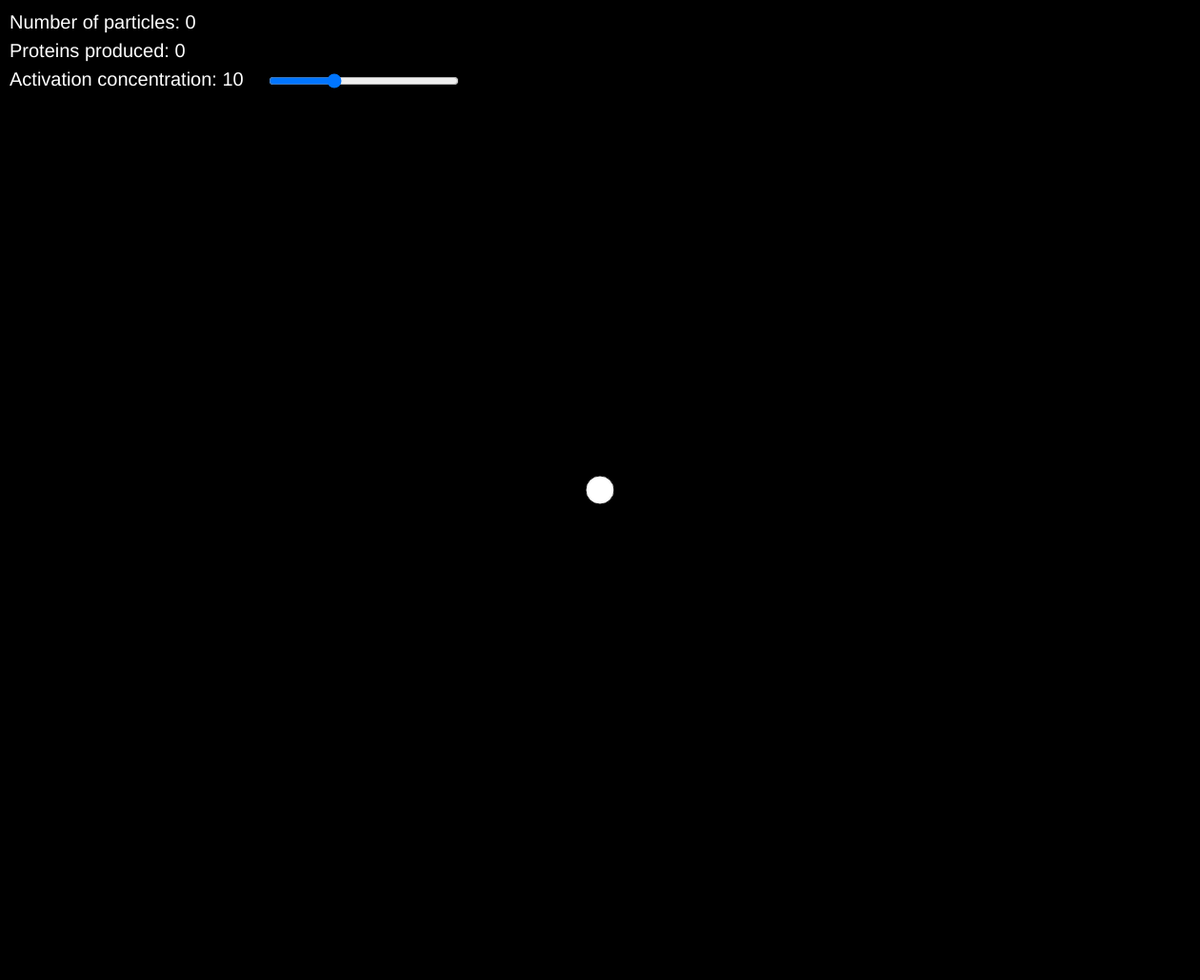
Frame 1 (no input)
Frame 60 (no input): identical to frame 1, image omitted
Frame 120 (the mouse pressed at the canvas centre since frame 60): identical to frame 1, image omitted

The p5.js sketch that drew this single still picture (run headless with seeded random() and noise() and a simulated clock; from frame 60 on, the mouse is pressed at the canvas centre):

// p5.js sketch
// ── sketch.js
let cx;
let cy;
let r = 30;
let c = 255;
let g1;
let proteins = [];

let beta;
let act_coefficient = 10;
let act_concentration;

let particles = [];

let activation_slider;

function setup() {
  createCanvas(1260, 1030);
  cx = width / 2;
  cy = height / 2;
  g1 = new Gene(cx, cy, r, c);

  activation_slider = createSlider(0, 30, 10);
  activation_slider.position(280, 75);
  activation_slider.style('width', '200px');

  frameRate(60);
}

function draw() {
  background(0);
  
  act_concentration = particles.length;
  act_coefficient = activation_slider.value();
  
  if(frameCount%30 == 0){
    if(newParticle(random(1,10))){
      produceParticle(random(8,width-8),random(8,height-8));
    }
      if(act_concentration > act_coefficient){
        produceProtein();
      }
  }

  promoter_activity = calculatePromoterActivity(act_coefficient, act_concentration);
  //console.log(promoter_activity);
  g1.render();
  for(let i = 0; i < proteins.length; i++) {
    proteins[i].update();
    proteins[i].render();
  }
  
  for(let i = 0; i < particles.length; i++) {
    particles[i].render();
  }

  textSize(20);
  fill(255);
  text("Number of particles: " + str(particles.length), 10, 30);
  text("Proteins produced: " + str(proteins.length), 10, 60);
  text("Activation concentration: " + str(activation_slider.value()), 10, 90);
}

function keyPressed() {
  if(keyCode === 32){
    produceProtein();
  }
}

function produceProtein(){
  let protein = new Protein(g1.x, g1.y, 8, "#FE5713");
  append(proteins, protein);
}

function produceParticle(x,y){
  let particle = new Particle(x, y, 8, "#3be578");
  append(particles, particle);
}

function calculatePromoterActivity(beta, act_coefficient, act_concentration, exp){
  return beta*((act_concentration**exp)/(act_coefficient**exp+act_concentration**exp));
}
// ── cell.js
//objects and functions related to cells
class Cell {

    constructor(x, y, r, c) {
        if (x != undefined) {
            this.x = x;
        }
        if (y != undefined) {
            this.y = y;
        }
        if (c != undefined) {
            this.c = c;
        }

        if (r != undefined) {
            this.r = r;
        }
    }

    render() {
        fill(this.c);
        circle(this.x, this.y, this.r);
    }
}
// ── environment.js
//this file contains every object appartaining to the environment the cell will interact whith
class Particle {

    constructor(x, y, r, c) {
        if (x != undefined) {
            this.x = x;
        }
        if (y != undefined) {
            this.y = y;
        }
        if (c != undefined) {
            this.c = c;
        }

        if (r != undefined) {
            this.r = r;
        }
    }

    render() {
        fill(this.c);
        circle(this.x, this.y, this.r);
    }
}

function newParticle(n){
    if(n > 8){
        return true;
    }
    return false;
}
// ── gene.js
//objects and functions related to genes
class Gene {

    constructor(x, y, r, c) {
        if (x != undefined) {
            this.x = x;
        }
        if (y != undefined) {
            this.y = y;
        }
        if (c != undefined) {
            this.c = c;
        }

        if (r != undefined) {
            this.r = r;
        }
    }

    render() {
        fill(this.c);
        circle(this.x, this.y, this.r);
    }
}
// ── protein.js
//object and function related to Proteins

class Protein {

    constructor(x, y, r, c) {
        this.pos = createVector(x, y);
        this.vel = createVector(random(-1, 1), random(-1, 1))
        if (x != undefined) {
            this.x = x;
        }
        if (y != undefined) {
            this.y = y;
        }
        if (c != undefined) {
            this.c = c;
        }

        if (r != undefined) {
            this.r = r;
        }
    }
    update() {
        this.pos.x = this.pos.x + this.vel.x;
        this.pos.y = this.pos.y + this.vel.y;
    }

    render() {
        fill(this.c);
        circle(this.pos.x, this.pos.y, this.r);
    }
}
